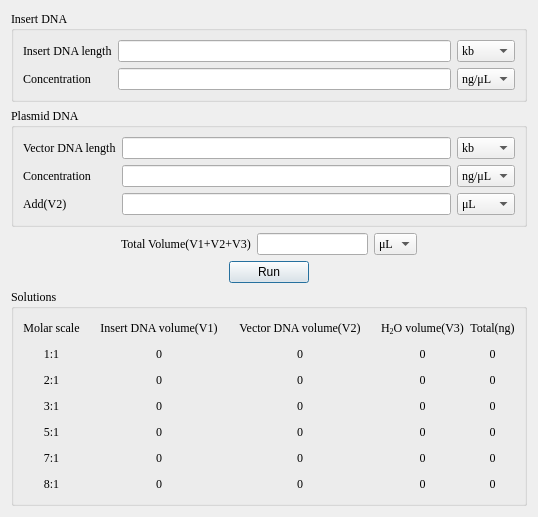
<?xml version="1.0" encoding="UTF-8"?>
<ui version="4.0">
 <class>LigationCalculator</class>
 <widget class="QDialog" name="LigationCalculator">
  <property name="geometry">
   <rect>
    <x>0</x>
    <y>0</y>
    <width>538</width>
    <height>453</height>
   </rect>
  </property>
  <property name="windowTitle">
   <string>Ligation Calculator</string>
  </property>
  <layout class="QVBoxLayout" name="verticalLayout">
   <item>
    <widget class="QGroupBox" name="groupBox_2">
     <property name="font">
      <font>
       <family>Times New Roman</family>
      </font>
     </property>
     <property name="title">
      <string>Insert DNA</string>
     </property>
     <layout class="QGridLayout" name="gridLayout">
      <item row="0" column="0">
       <widget class="QLabel" name="label_2">
        <property name="text">
         <string>Insert DNA length</string>
        </property>
       </widget>
      </item>
      <item row="0" column="1">
       <widget class="QLineEdit" name="lineEdit"/>
      </item>
      <item row="0" column="2">
       <widget class="QComboBox" name="comboBox_2">
        <property name="font">
         <font>
          <family>Times New Roman</family>
         </font>
        </property>
        <item>
         <property name="text">
          <string>kb</string>
         </property>
        </item>
       </widget>
      </item>
      <item row="1" column="0">
       <widget class="QLabel" name="label_3">
        <property name="text">
         <string>Concentration</string>
        </property>
       </widget>
      </item>
      <item row="1" column="1">
       <widget class="QLineEdit" name="lineEdit_2"/>
      </item>
      <item row="1" column="2">
       <widget class="QComboBox" name="comboBox_3">
        <property name="font">
         <font>
          <family>Times New Roman</family>
         </font>
        </property>
        <item>
         <property name="text">
          <string>ng/μL</string>
         </property>
        </item>
       </widget>
      </item>
     </layout>
    </widget>
   </item>
   <item>
    <widget class="QGroupBox" name="groupBox_3">
     <property name="font">
      <font>
       <family>Times New Roman</family>
      </font>
     </property>
     <property name="title">
      <string>Plasmid DNA</string>
     </property>
     <layout class="QGridLayout" name="gridLayout_2">
      <item row="0" column="2">
       <widget class="QComboBox" name="comboBox_7">
        <property name="font">
         <font>
          <family>Times New Roman</family>
         </font>
        </property>
        <item>
         <property name="text">
          <string>kb</string>
         </property>
        </item>
       </widget>
      </item>
      <item row="0" column="1">
       <widget class="QLineEdit" name="lineEdit_5"/>
      </item>
      <item row="1" column="2">
       <widget class="QComboBox" name="comboBox_4">
        <property name="font">
         <font>
          <family>Times New Roman</family>
         </font>
        </property>
        <item>
         <property name="text">
          <string>ng/μL</string>
         </property>
        </item>
       </widget>
      </item>
      <item row="1" column="0">
       <widget class="QLabel" name="label_10">
        <property name="text">
         <string>Concentration</string>
        </property>
       </widget>
      </item>
      <item row="1" column="1">
       <widget class="QLineEdit" name="lineEdit_4"/>
      </item>
      <item row="2" column="0">
       <widget class="QLabel" name="label_33">
        <property name="text">
         <string>Add(V2)</string>
        </property>
       </widget>
      </item>
      <item row="0" column="0">
       <widget class="QLabel" name="label_12">
        <property name="text">
         <string>Vector DNA length</string>
        </property>
       </widget>
      </item>
      <item row="2" column="1">
       <widget class="QLineEdit" name="lineEdit_7"/>
      </item>
      <item row="2" column="2">
       <widget class="QComboBox" name="comboBox_6">
        <property name="font">
         <font>
          <family>Times New Roman</family>
         </font>
        </property>
        <item>
         <property name="text">
          <string>μL</string>
         </property>
        </item>
       </widget>
      </item>
     </layout>
    </widget>
   </item>
   <item>
    <layout class="QHBoxLayout" name="horizontalLayout_4">
     <item>
      <spacer name="horizontalSpacer_2">
       <property name="orientation">
        <enum>Qt::Horizontal</enum>
       </property>
       <property name="sizeHint" stdset="0">
        <size>
         <width>40</width>
         <height>20</height>
        </size>
       </property>
      </spacer>
     </item>
     <item>
      <widget class="QLabel" name="label_11">
       <property name="font">
        <font>
         <family>Times New Roman</family>
        </font>
       </property>
       <property name="text">
        <string>Total Volume(V1+V2+V3)</string>
       </property>
      </widget>
     </item>
     <item>
      <widget class="QLineEdit" name="lineEdit_6"/>
     </item>
     <item>
      <widget class="QComboBox" name="comboBox_5">
       <property name="font">
        <font>
         <family>Times New Roman</family>
        </font>
       </property>
       <item>
        <property name="text">
         <string>μL</string>
        </property>
       </item>
      </widget>
     </item>
     <item>
      <spacer name="horizontalSpacer_3">
       <property name="orientation">
        <enum>Qt::Horizontal</enum>
       </property>
       <property name="sizeHint" stdset="0">
        <size>
         <width>40</width>
         <height>20</height>
        </size>
       </property>
      </spacer>
     </item>
    </layout>
   </item>
   <item>
    <layout class="QHBoxLayout" name="horizontalLayout">
     <item>
      <spacer name="horizontalSpacer">
       <property name="orientation">
        <enum>Qt::Horizontal</enum>
       </property>
       <property name="sizeHint" stdset="0">
        <size>
         <width>40</width>
         <height>20</height>
        </size>
       </property>
      </spacer>
     </item>
     <item>
      <widget class="QPushButton" name="pushButton_5">
       <property name="text">
        <string>Run</string>
       </property>
      </widget>
     </item>
     <item>
      <spacer name="horizontalSpacer_5">
       <property name="orientation">
        <enum>Qt::Horizontal</enum>
       </property>
       <property name="sizeHint" stdset="0">
        <size>
         <width>40</width>
         <height>20</height>
        </size>
       </property>
      </spacer>
     </item>
    </layout>
   </item>
   <item>
    <widget class="QGroupBox" name="groupBox">
     <property name="font">
      <font>
       <family>Times New Roman</family>
      </font>
     </property>
     <property name="title">
      <string>Solutions</string>
     </property>
     <layout class="QGridLayout" name="gridLayout_3">
      <item row="5" column="2">
       <widget class="QLabel" name="label_31">
        <property name="text">
         <string>0</string>
        </property>
        <property name="alignment">
         <set>Qt::AlignCenter</set>
        </property>
       </widget>
      </item>
      <item row="0" column="1">
       <spacer name="horizontalSpacer_6">
        <property name="orientation">
         <enum>Qt::Horizontal</enum>
        </property>
        <property name="sizeHint" stdset="0">
         <size>
          <width>41</width>
          <height>20</height>
         </size>
        </property>
       </spacer>
      </item>
      <item row="4" column="2">
       <widget class="QLabel" name="label_27">
        <property name="text">
         <string>0</string>
        </property>
        <property name="alignment">
         <set>Qt::AlignCenter</set>
        </property>
       </widget>
      </item>
      <item row="5" column="6">
       <widget class="QLabel" name="label_29">
        <property name="text">
         <string>&lt;html&gt;&lt;head/&gt;&lt;body&gt;&lt;p&gt;0&lt;/p&gt;&lt;/body&gt;&lt;/html&gt;</string>
        </property>
        <property name="alignment">
         <set>Qt::AlignCenter</set>
        </property>
       </widget>
      </item>
      <item row="2" column="4">
       <widget class="QLabel" name="label_19">
        <property name="text">
         <string>0</string>
        </property>
        <property name="alignment">
         <set>Qt::AlignCenter</set>
        </property>
       </widget>
      </item>
      <item row="4" column="0">
       <widget class="QLabel" name="label_25">
        <property name="text">
         <string>5:1</string>
        </property>
        <property name="alignment">
         <set>Qt::AlignCenter</set>
        </property>
       </widget>
      </item>
      <item row="5" column="1">
       <spacer name="horizontalSpacer_13">
        <property name="orientation">
         <enum>Qt::Horizontal</enum>
        </property>
        <property name="sizeHint" stdset="0">
         <size>
          <width>41</width>
          <height>20</height>
         </size>
        </property>
       </spacer>
      </item>
      <item row="5" column="7">
       <widget class="QLabel" name="label_36">
        <property name="text">
         <string>0</string>
        </property>
        <property name="alignment">
         <set>Qt::AlignCenter</set>
        </property>
       </widget>
      </item>
      <item row="5" column="0">
       <widget class="QLabel" name="label_30">
        <property name="text">
         <string>7:1</string>
        </property>
        <property name="alignment">
         <set>Qt::AlignCenter</set>
        </property>
       </widget>
      </item>
      <item row="3" column="4">
       <widget class="QLabel" name="label_24">
        <property name="text">
         <string>0</string>
        </property>
        <property name="alignment">
         <set>Qt::AlignCenter</set>
        </property>
       </widget>
      </item>
      <item row="4" column="6">
       <widget class="QLabel" name="label_28">
        <property name="text">
         <string>&lt;html&gt;&lt;head/&gt;&lt;body&gt;&lt;p&gt;0&lt;/p&gt;&lt;/body&gt;&lt;/html&gt;</string>
        </property>
        <property name="alignment">
         <set>Qt::AlignCenter</set>
        </property>
       </widget>
      </item>
      <item row="3" column="5">
       <spacer name="horizontalSpacer_21">
        <property name="orientation">
         <enum>Qt::Horizontal</enum>
        </property>
        <property name="sizeHint" stdset="0">
         <size>
          <width>41</width>
          <height>20</height>
         </size>
        </property>
       </spacer>
      </item>
      <item row="3" column="7">
       <widget class="QLabel" name="label_34">
        <property name="text">
         <string>0</string>
        </property>
        <property name="alignment">
         <set>Qt::AlignCenter</set>
        </property>
       </widget>
      </item>
      <item row="4" column="4">
       <widget class="QLabel" name="label_26">
        <property name="text">
         <string>0</string>
        </property>
        <property name="alignment">
         <set>Qt::AlignCenter</set>
        </property>
       </widget>
      </item>
      <item row="3" column="1">
       <spacer name="horizontalSpacer_11">
        <property name="orientation">
         <enum>Qt::Horizontal</enum>
        </property>
        <property name="sizeHint" stdset="0">
         <size>
          <width>41</width>
          <height>20</height>
         </size>
        </property>
       </spacer>
      </item>
      <item row="1" column="5">
       <spacer name="horizontalSpacer_19">
        <property name="orientation">
         <enum>Qt::Horizontal</enum>
        </property>
        <property name="sizeHint" stdset="0">
         <size>
          <width>41</width>
          <height>20</height>
         </size>
        </property>
       </spacer>
      </item>
      <item row="1" column="1">
       <spacer name="horizontalSpacer_9">
        <property name="orientation">
         <enum>Qt::Horizontal</enum>
        </property>
        <property name="sizeHint" stdset="0">
         <size>
          <width>41</width>
          <height>20</height>
         </size>
        </property>
       </spacer>
      </item>
      <item row="3" column="2">
       <widget class="QLabel" name="label_23">
        <property name="text">
         <string>0</string>
        </property>
        <property name="alignment">
         <set>Qt::AlignCenter</set>
        </property>
       </widget>
      </item>
      <item row="4" column="5">
       <spacer name="horizontalSpacer_22">
        <property name="orientation">
         <enum>Qt::Horizontal</enum>
        </property>
        <property name="sizeHint" stdset="0">
         <size>
          <width>41</width>
          <height>20</height>
         </size>
        </property>
       </spacer>
      </item>
      <item row="4" column="1">
       <spacer name="horizontalSpacer_12">
        <property name="orientation">
         <enum>Qt::Horizontal</enum>
        </property>
        <property name="sizeHint" stdset="0">
         <size>
          <width>41</width>
          <height>20</height>
         </size>
        </property>
       </spacer>
      </item>
      <item row="1" column="3">
       <spacer name="horizontalSpacer_14">
        <property name="orientation">
         <enum>Qt::Horizontal</enum>
        </property>
        <property name="sizeHint" stdset="0">
         <size>
          <width>42</width>
          <height>20</height>
         </size>
        </property>
       </spacer>
      </item>
      <item row="1" column="0">
       <widget class="QLabel" name="label_16">
        <property name="text">
         <string>1:1</string>
        </property>
        <property name="alignment">
         <set>Qt::AlignCenter</set>
        </property>
       </widget>
      </item>
      <item row="4" column="3">
       <spacer name="horizontalSpacer_17">
        <property name="orientation">
         <enum>Qt::Horizontal</enum>
        </property>
        <property name="sizeHint" stdset="0">
         <size>
          <width>42</width>
          <height>20</height>
         </size>
        </property>
       </spacer>
      </item>
      <item row="3" column="3">
       <spacer name="horizontalSpacer_16">
        <property name="orientation">
         <enum>Qt::Horizontal</enum>
        </property>
        <property name="sizeHint" stdset="0">
         <size>
          <width>42</width>
          <height>20</height>
         </size>
        </property>
       </spacer>
      </item>
      <item row="0" column="4">
       <widget class="QLabel" name="label_5">
        <property name="text">
         <string>Vector DNA volume(V2)</string>
        </property>
        <property name="alignment">
         <set>Qt::AlignCenter</set>
        </property>
       </widget>
      </item>
      <item row="2" column="0">
       <widget class="QLabel" name="label_20">
        <property name="text">
         <string>2:1</string>
        </property>
        <property name="alignment">
         <set>Qt::AlignCenter</set>
        </property>
       </widget>
      </item>
      <item row="1" column="2">
       <widget class="QLabel" name="label_15">
        <property name="text">
         <string>0</string>
        </property>
        <property name="alignment">
         <set>Qt::AlignCenter</set>
        </property>
       </widget>
      </item>
      <item row="1" column="4">
       <widget class="QLabel" name="label_14">
        <property name="text">
         <string>0</string>
        </property>
        <property name="alignment">
         <set>Qt::AlignCenter</set>
        </property>
       </widget>
      </item>
      <item row="1" column="7">
       <widget class="QLabel" name="label_4">
        <property name="text">
         <string>0</string>
        </property>
        <property name="alignment">
         <set>Qt::AlignCenter</set>
        </property>
       </widget>
      </item>
      <item row="2" column="5">
       <spacer name="horizontalSpacer_20">
        <property name="orientation">
         <enum>Qt::Horizontal</enum>
        </property>
        <property name="sizeHint" stdset="0">
         <size>
          <width>41</width>
          <height>20</height>
         </size>
        </property>
       </spacer>
      </item>
      <item row="0" column="3">
       <spacer name="horizontalSpacer_7">
        <property name="orientation">
         <enum>Qt::Horizontal</enum>
        </property>
        <property name="sizeHint" stdset="0">
         <size>
          <width>42</width>
          <height>20</height>
         </size>
        </property>
       </spacer>
      </item>
      <item row="2" column="3">
       <spacer name="horizontalSpacer_15">
        <property name="orientation">
         <enum>Qt::Horizontal</enum>
        </property>
        <property name="sizeHint" stdset="0">
         <size>
          <width>42</width>
          <height>20</height>
         </size>
        </property>
       </spacer>
      </item>
      <item row="5" column="5">
       <spacer name="horizontalSpacer_23">
        <property name="orientation">
         <enum>Qt::Horizontal</enum>
        </property>
        <property name="sizeHint" stdset="0">
         <size>
          <width>41</width>
          <height>20</height>
         </size>
        </property>
       </spacer>
      </item>
      <item row="0" column="7">
       <widget class="QLabel" name="label">
        <property name="text">
         <string>Total(ng)</string>
        </property>
        <property name="alignment">
         <set>Qt::AlignCenter</set>
        </property>
       </widget>
      </item>
      <item row="1" column="6">
       <widget class="QLabel" name="label_13">
        <property name="text">
         <string>&lt;html&gt;&lt;head/&gt;&lt;body&gt;&lt;p&gt;0&lt;/p&gt;&lt;/body&gt;&lt;/html&gt;</string>
        </property>
        <property name="alignment">
         <set>Qt::AlignCenter</set>
        </property>
       </widget>
      </item>
      <item row="0" column="5">
       <spacer name="horizontalSpacer_8">
        <property name="orientation">
         <enum>Qt::Horizontal</enum>
        </property>
        <property name="sizeHint" stdset="0">
         <size>
          <width>41</width>
          <height>20</height>
         </size>
        </property>
       </spacer>
      </item>
      <item row="5" column="3">
       <spacer name="horizontalSpacer_18">
        <property name="orientation">
         <enum>Qt::Horizontal</enum>
        </property>
        <property name="sizeHint" stdset="0">
         <size>
          <width>42</width>
          <height>20</height>
         </size>
        </property>
       </spacer>
      </item>
      <item row="3" column="6">
       <widget class="QLabel" name="label_21">
        <property name="text">
         <string>&lt;html&gt;&lt;head/&gt;&lt;body&gt;&lt;p&gt;0&lt;/p&gt;&lt;/body&gt;&lt;/html&gt;</string>
        </property>
        <property name="alignment">
         <set>Qt::AlignCenter</set>
        </property>
       </widget>
      </item>
      <item row="2" column="7">
       <widget class="QLabel" name="label_9">
        <property name="text">
         <string>0</string>
        </property>
        <property name="alignment">
         <set>Qt::AlignCenter</set>
        </property>
       </widget>
      </item>
      <item row="0" column="6">
       <widget class="QLabel" name="label_7">
        <property name="text">
         <string>&lt;html&gt;&lt;head/&gt;&lt;body&gt;&lt;p&gt;H&lt;span style=&quot; vertical-align:sub;&quot;&gt;2&lt;/span&gt;O volume(V3)&lt;/p&gt;&lt;/body&gt;&lt;/html&gt;</string>
        </property>
        <property name="alignment">
         <set>Qt::AlignCenter</set>
        </property>
       </widget>
      </item>
      <item row="5" column="4">
       <widget class="QLabel" name="label_32">
        <property name="text">
         <string>0</string>
        </property>
        <property name="alignment">
         <set>Qt::AlignCenter</set>
        </property>
       </widget>
      </item>
      <item row="3" column="0">
       <widget class="QLabel" name="label_22">
        <property name="text">
         <string>3:1</string>
        </property>
        <property name="alignment">
         <set>Qt::AlignCenter</set>
        </property>
       </widget>
      </item>
      <item row="2" column="6">
       <widget class="QLabel" name="label_17">
        <property name="text">
         <string>&lt;html&gt;&lt;head/&gt;&lt;body&gt;&lt;p&gt;0&lt;/p&gt;&lt;/body&gt;&lt;/html&gt;</string>
        </property>
        <property name="alignment">
         <set>Qt::AlignCenter</set>
        </property>
       </widget>
      </item>
      <item row="4" column="7">
       <widget class="QLabel" name="label_35">
        <property name="text">
         <string>0</string>
        </property>
        <property name="alignment">
         <set>Qt::AlignCenter</set>
        </property>
       </widget>
      </item>
      <item row="0" column="0">
       <widget class="QLabel" name="label_8">
        <property name="text">
         <string>Molar scale</string>
        </property>
        <property name="alignment">
         <set>Qt::AlignCenter</set>
        </property>
       </widget>
      </item>
      <item row="0" column="2">
       <widget class="QLabel" name="label_6">
        <property name="text">
         <string>Insert DNA volume(V1)</string>
        </property>
        <property name="alignment">
         <set>Qt::AlignCenter</set>
        </property>
       </widget>
      </item>
      <item row="2" column="2">
       <widget class="QLabel" name="label_18">
        <property name="text">
         <string>0</string>
        </property>
        <property name="alignment">
         <set>Qt::AlignCenter</set>
        </property>
       </widget>
      </item>
      <item row="2" column="1">
       <spacer name="horizontalSpacer_10">
        <property name="orientation">
         <enum>Qt::Horizontal</enum>
        </property>
        <property name="sizeHint" stdset="0">
         <size>
          <width>41</width>
          <height>20</height>
         </size>
        </property>
       </spacer>
      </item>
      <item row="6" column="0">
       <widget class="QLabel" name="label_37">
        <property name="text">
         <string>8:1</string>
        </property>
        <property name="alignment">
         <set>Qt::AlignCenter</set>
        </property>
       </widget>
      </item>
      <item row="6" column="2">
       <widget class="QLabel" name="label_38">
        <property name="text">
         <string>0</string>
        </property>
        <property name="alignment">
         <set>Qt::AlignCenter</set>
        </property>
       </widget>
      </item>
      <item row="6" column="4">
       <widget class="QLabel" name="label_39">
        <property name="text">
         <string>0</string>
        </property>
        <property name="alignment">
         <set>Qt::AlignCenter</set>
        </property>
       </widget>
      </item>
      <item row="6" column="6">
       <widget class="QLabel" name="label_40">
        <property name="text">
         <string>0</string>
        </property>
        <property name="alignment">
         <set>Qt::AlignCenter</set>
        </property>
       </widget>
      </item>
      <item row="6" column="7">
       <widget class="QLabel" name="label_41">
        <property name="text">
         <string>0</string>
        </property>
        <property name="alignment">
         <set>Qt::AlignCenter</set>
        </property>
       </widget>
      </item>
      <item row="6" column="1">
       <spacer name="horizontalSpacer_4">
        <property name="orientation">
         <enum>Qt::Horizontal</enum>
        </property>
        <property name="sizeHint" stdset="0">
         <size>
          <width>40</width>
          <height>20</height>
         </size>
        </property>
       </spacer>
      </item>
      <item row="6" column="3">
       <spacer name="horizontalSpacer_24">
        <property name="orientation">
         <enum>Qt::Horizontal</enum>
        </property>
        <property name="sizeHint" stdset="0">
         <size>
          <width>40</width>
          <height>20</height>
         </size>
        </property>
       </spacer>
      </item>
      <item row="6" column="5">
       <spacer name="horizontalSpacer_25">
        <property name="orientation">
         <enum>Qt::Horizontal</enum>
        </property>
        <property name="sizeHint" stdset="0">
         <size>
          <width>40</width>
          <height>20</height>
         </size>
        </property>
       </spacer>
      </item>
     </layout>
    </widget>
   </item>
  </layout>
 </widget>
 <resources/>
 <connections/>
</ui>
